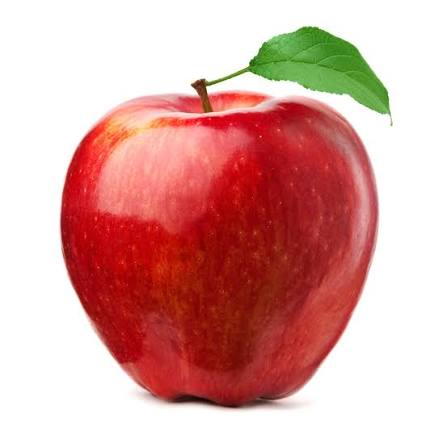
#> input picture Sabyasachi-250938-Week1/apple.jpg, 447 x 447 px
$ python scharr.py
#> lines starting #> are read from the running program, lines starting #| are printed output that depends on the picture
import cv2
import cv2 as cv
import numpy as np

img = cv.imread("apple.jpg", cv.IMREAD_GRAYSCALE)
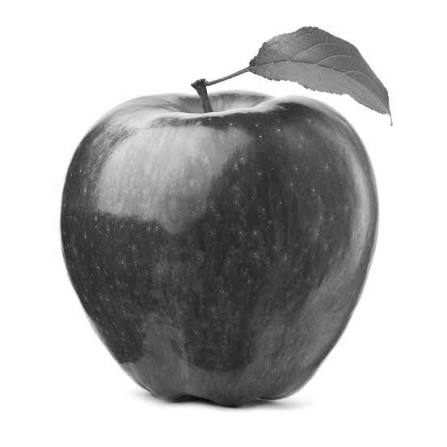
#> img: shape (447, 447); min 7, max 255, mean 183.1

scharr = cv.Scharr(img, cv.CV_64F, 1, 0) ** 2 + cv.Scharr(img, cv.CV_64F, 0, 1) ** 2
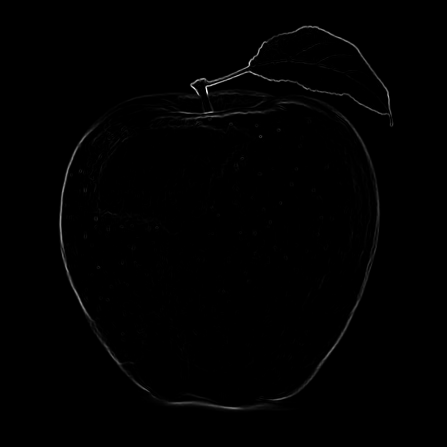
#> scharr: shape (447, 447) float64; min 0, max 11486900, mean 63723.6; drawn with min black and max white
sobel = cv.Sobel(img, cv.CV_64F, 1, 0, ksize=3) **2 + cv.Sobel(img, cv.CV_64F, 0, 1, ksize=3) ** 2

scharr = np.sqrt(scharr)
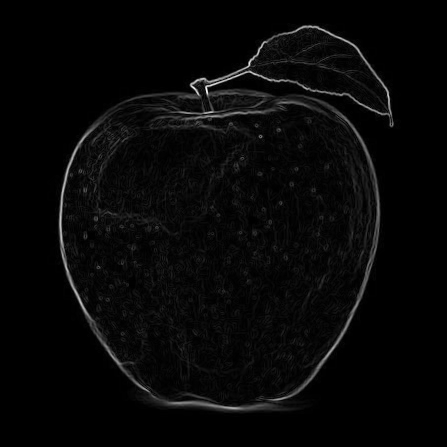
#> scharr: shape (447, 447) float64; min 0, max 3389.2, mean 99.7; drawn with min black and max white
sobel = np.sqrt(sobel)

scharr /= (np.max(scharr) - np.min(scharr))
sobel /= (np.max(sobel) - np.min(sobel))

cv.imshow("scharr", scharr)
cv.imshow("sobel", sobel)
cv.imshow("diff", np.abs(sobel-scharr))
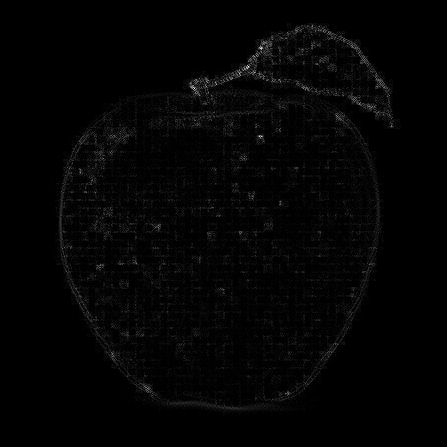
#> window 'diff': shape (447, 447) float64; min 0, max 0.0548, mean 0.000871; drawn with min black and max white

cv.waitKey(0)
